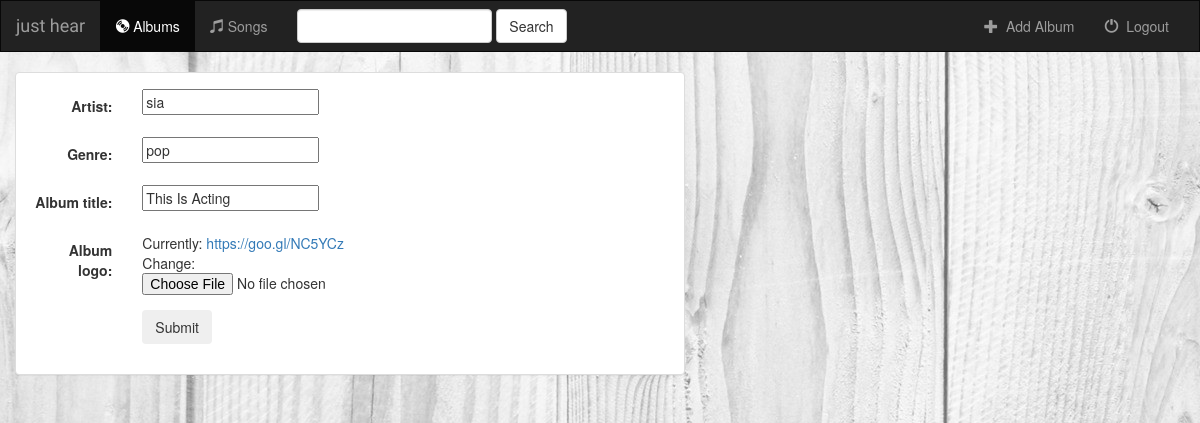
The page /music/album/1/ on the database as committed earlier.
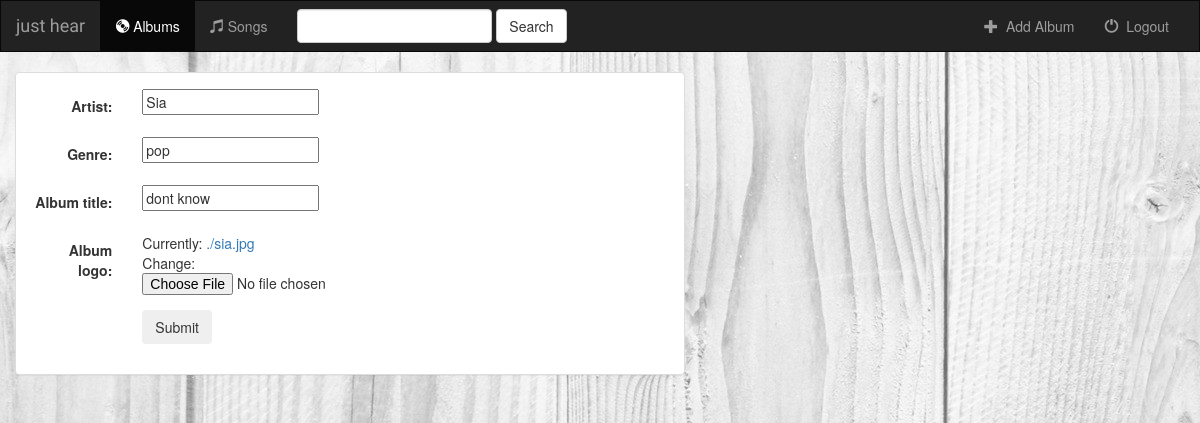
The same page on the database as committed later.
### music/models.py (models this page shows, shortened)
class Album (models.Model) :
    artist = models.CharField(max_length = 50)
    album_title = models.CharField(max_length = 50)
    genre = models.CharField (max_length = 50)
    album_logo = models.FileField(max_length=200)

### music/views.py (the view)
# urls.py: url(r'^album/(?P<pk>[0-9]+)/$',views.AlbumUpdate.as_view(),name='album-update'),
class AlbumUpdate(UpdateView) :
    model = Album
    fields = ['artist','genre','album_title','album_logo']

### music/templates/music/album_form.html (shortened to what this page needs)
{% extends 'music/base.html' %}
{% block body %}
<div class="container-fluid" >
    <div class="row">
        <div class="col-sm-12 col-md-7">
            <div class="panel panel-default">
                <div class="panel-body">
                    <form class="form-horizontal" action="#" method="post" enctype="multipart/form-data">
                        {% include 'music/form_template.html' %}
                        <div class="form-group" >
                            <div class="col-sm-offset-2 col-sm-10">
                                <button type="submit" class="btn btn-sucess" >Submit</button>
                            </div>
                        </div>
                    </form>
                </div>
            </div>
        </div>
    </div>
</div>
{% endblock %}

### music/templates/music/form_template.html (shortened to what this page needs)
{%  for field in form %}
    <div class="form-group">
        <div class="col-sm-offset-2 col-sm-10">
        </div>
        <label class="control-label col-sm-2">{{field.label_tag}}</label>
        <div class="col-sm-10">{{field}}</div>
    </div>
{% endfor %}

Rows that differ between the two databases and show on the page:
changed Album "pop": artist "sia" → "Sia"; album_title "This Is Acting" → "dont know"
Other text that changed with them:
text no longer shown: "Currently: https://goo.gl/NC5YCz Change:"
text now shown: "Currently: ./sia.jpg Change:"
